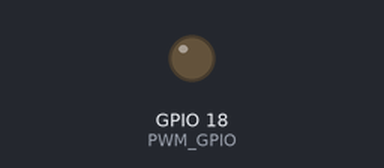
This sketch was run on a simulated ESP32. Shown: output pins drawn as LEDs (lit = HIGH).

Above: at 0.15 s.
At 39.84 s:
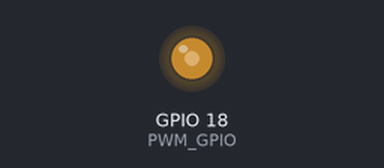
Timing chart, 0 to 40.0 s (numbered marks = the images above):
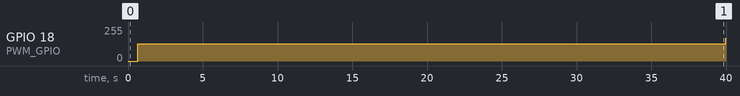

Measured:
- by itself, GPIO 18 (PWM_GPIO): 0/255 → 128/255 at 0.64 s, → 172/255 39.4 s later

The sketch:

PWM_ESP32.ino
```cpp
#define PWM_GPIO   18
#define PWM1_Ch    0
#define PWM1_Res   8
#define PWM1_Freq  1000

int PWM1_DutyCycle = 0;

void setup()
{
  ledcAttachPin(PWM_GPIO, PWM1_Ch);
  ledcSetup(PWM1_Ch, PWM1_Freq, PWM1_Res);
}

void loop()
{
  while(PWM1_DutyCycle < 255)
  {
    ledcWrite(PWM1_Ch, PWM1_DutyCycle++);
    delay(5);
  }
  while(PWM1_DutyCycle > 0)
  {
    ledcWrite(PWM1_Ch, PWM1_DutyCycle--);
    delay(5);
  }
}
```
